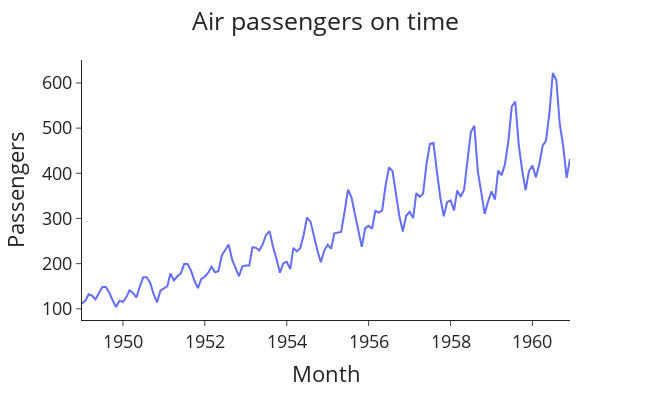

This figure's notebook cell:
### Markdown cell above
# Testing and observing stationnarity

### Code cell
def plotting(title,data,x,y,xlabel,ylabel):
    fig=px.line(data,x=data[x],y=data[y],labels={x:xlabel,y:ylabel})

    fig.update_layout(template='simple_white',font=dict(size=18),title_text=title,width=650,title_x=0.5,height=400)

    fig.show()

plotting('Air passengers on time',df,'Month','#Passengers','Month','Passengers')

### Figure 1 — Plotly figure (JSON) as saved in the notebook; plotly's stock layout.template omitted (floating-point values rounded to 4 significant figures; data arrays with more than 128 entries replaced by an {"elided": "..."} marker saying what was removed)
{"data": [{"hovertemplate": "Month=%{x}<br>Passengers=%{y}<extra></extra>", "legendgroup": "", "line": {"color": "#636efa", "dash": "solid"}, "marker": {"symbol": "circle"}, "mode": "lines", "name": "", "orientation": "v", "showlegend": false, "type": "scatter", "x": {"elided": "144 str values"}, "xaxis": "x", "y": {"elided": "144 int values"}, "yaxis": "y"}], "layout": {"font": {"size": 18}, "height": 400, "legend": {"tracegroupgap": 0}, "margin": {"t": 60}, "title": {"text": "Air passengers on time", "x": 0.5}, "width": 650, "xaxis": {"anchor": "y", "autorange": true, "domain": [0, 1], "range": ["1949-01-01", "1960-12-01"], "title": {"text": "Month"}, "type": "date"}, "yaxis": {"anchor": "x", "autorange": true, "domain": [0, 1], "range": [75.22, 650.8], "title": {"text": "Passengers"}, "type": "linear"}}}
